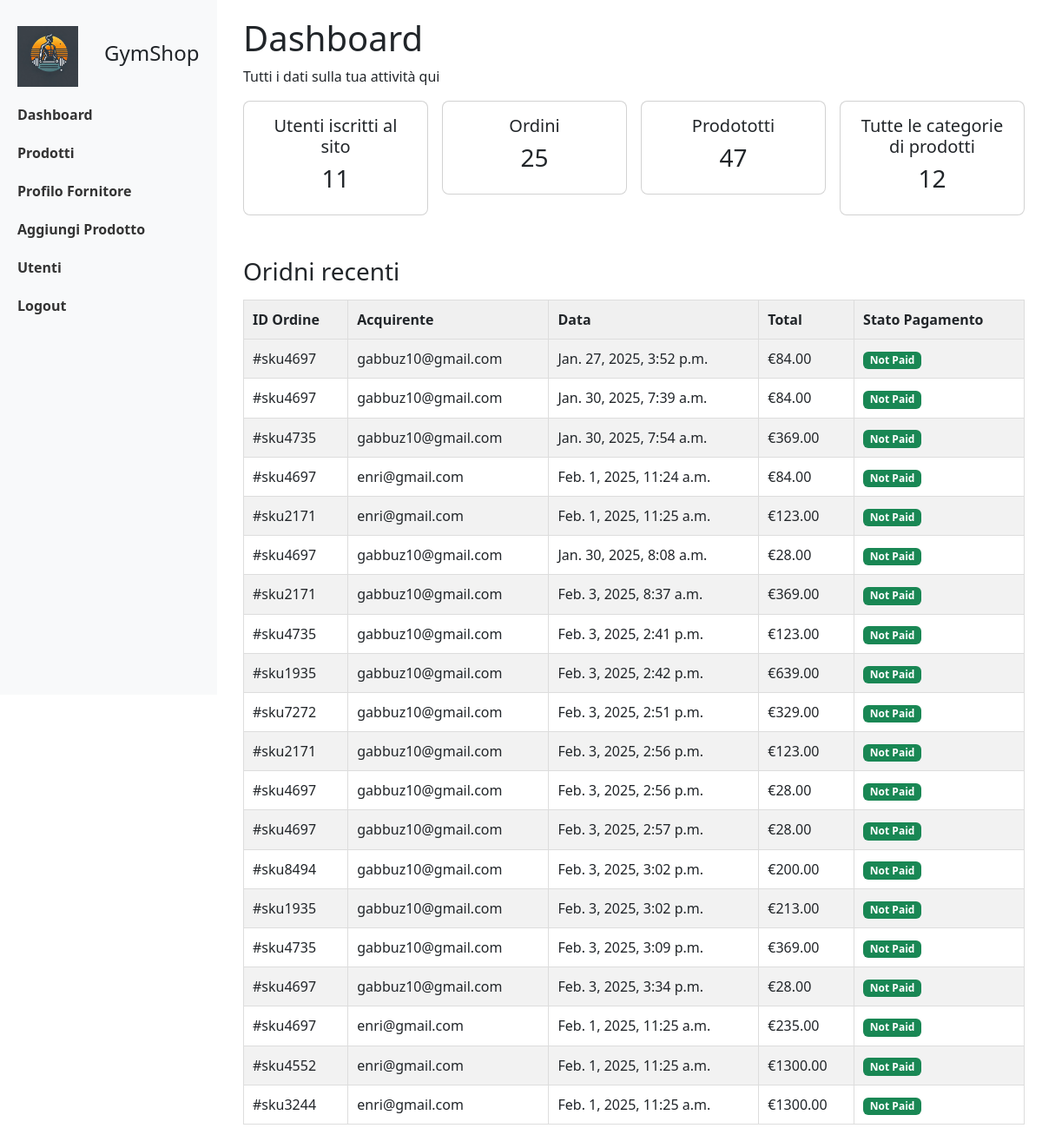
The page /useradmin/dashboard/ (signed in) on the database its author committed.
### gymapp/models.py (models this page shows, shortened)
class CartOrderItem(models.Model):
    order = models.ForeignKey(CartOrder, on_delete=models.CASCADE)
    product = models.ForeignKey(Product, on_delete=models.CASCADE,null=True, blank=True)  # Collega al prodotto
    invoice_no = models.CharField(max_length=200) # Numero di fattura associato all'ordine
    product_status = models.CharField(max_length=200)
    item = models.CharField(max_length=200)
    image = models.CharField(max_length=200)
    qty = models.IntegerField(default=1)
    price = models.DecimalField(max_digits=99999999999999, decimal_places=2, default="1.99")
    total = models.DecimalField(max_digits=99999999999999, decimal_places=2, default="1.99")
    class Meta:
        verbose_name_plural = "Cart Items"

class Product(models.Model):
    pid = ShortUUIDField(unique=True, length= 10, max_length=30, alphabet = "abcdefgh12345")
    user = models.ForeignKey(User, on_delete=models.SET_NULL, null=True)
    categoria = models.ForeignKey(Category, on_delete=models.SET_NULL, null=True)
    vendor = models.ForeignKey(Fornitore, on_delete=models.SET_NULL, null=True, related_name="vendor")
    title = models.CharField(max_length=200)
    image = models.ImageField(upload_to=user_directory_path)
    description = models.TextField(null= True, blank=True)
    price = models.DecimalField(max_digits=99999999999999, decimal_places=2, default="1.99")
    specifications= models.TextField(null=True, blank=True)
    stock_count = models.CharField(max_length=100, default="10")
    product_status = models.CharField(choices= STATUS, max_length=10, default="in_review")
    status = models.BooleanField(default=True)
    in_stock = models.BooleanField(default=True)
    featured = models.BooleanField(default=False)
    digital = models.BooleanField(default=False)
    categ_type = models.CharField(choices=CATEGORY, max_length=40, default="manubrio")
    sku = ShortUUIDField(unique=True, length= 4, max_length=10, prefix ="sku", alphabet = "1234567890")
    date = models.DateTimeField(auto_now_add=True)
    updated = models.DateTimeField(null=True, blank=True)
    class Meta:
        verbose_name_plural = "Prodotti"

class CartOrder(models.Model):
    user = models.ForeignKey(User, on_delete=models.CASCADE)
    price = models.DecimalField(max_digits=99999999999999, decimal_places=2, default="1.99")
    paid_status = models.BooleanField(default=False)
    order_date = models.DateTimeField(auto_now_add=True)
    product_status = models.CharField(choices= STATUS_CHOICE, max_length=30, default="processing")
    class Meta:
        verbose_name_plural = "Cart Order"

### userauths/models.py (models this page shows)
class User(AbstractUser):
    email = models.EmailField(unique=True)
    username = models.CharField(max_length=100)
    bio = models.CharField(max_length=100)
    is_fornitore = models.BooleanField(default=False)  # Campo per distinguere i fornitori
    USERNAME_FIELD = "email"
    REQUIRED_FIELDS = ['username']
    def __str__(self):
        return self.email

### useradmin/decorators.py (the view)
    def wrapper(request, *args, **kwargs):
        if not request.user.is_authenticated or not request.user.is_fornitore:
            return HttpResponseForbidden("Non sei autorizzato ad accedere a questa pagina.")
        return view_func(request, *args, **kwargs)

### templates/useradmin/dashboard.html (shortened to what this page needs)
{% load static %}
<!DOCTYPE html>
<html lang="it">
<head>
    <link rel="stylesheet" href="https://cdn.jsdelivr.net/npm/bootstrap@5.3.0-alpha3/dist/css/bootstrap.min.css">
    <link rel="stylesheet" href="{% static 'css/useradmin_css/dashboard.css' %}">
    <link rel="stylesheet" href="{% static 'css/useradmin_css/man_users.css' %}">
    <link rel="stylesheet" href="{% static 'css/useradmin_css/fornitorepage.css' %}">
</head>
<body>
<div class="sidebar">
    <div class="logo-container">
        <a href ="{% url 'gymapp:base' %}">
        <img src="/media/logo.jpg" alt="Logo GymShop" class="logo"></a>
        <h4>GymShop</h4>
    </div>
    <a href="{% url 'useradmin:dashboard' %}">Dashboard</a>
    <a href="{% url 'useradmin:products' %}">Prodotti</a>
    <a href="{% url 'useradmin:fornitore-view' %}">Profilo Fornitore</a>
    <a href="{% url 'useradmin:add_product' %}">Aggiungi Prodotto</a>
    {% if request.user.is_superuser %}
        <a href="{% url 'useradmin:manage_users' %}">Utenti</a>
    {% endif %}
    <a href="{% url 'userauths:sign-out' %}">Logout</a>
</div>
{% block content %}
<div class="main-content">
    <h1>Dashboard</h1>
    <p>Tutti i dati sulla tua attività qui</p>
    <div class="row g-3">
        <div class="col-md-3">
            <div class="card text-center p-3">
                <h5>Utenti iscritti al sito</h5>
                <h3>{{new_costumers.count}}</h3>
            </div>
        </div>
        <div class="col-md-3">
            <div class="card text-center p-3">
                <h5>Ordini</h5>
                <h3>{{total_orders_count.count}}</h3>
            </div>
        </div>
        <div class="col-md-3">
            <div class="card text-center p-3">
                <h5>Prodototti</h5>
                <h3>{{all_products.count}}</h3>
            </div>
        </div>
        <div class="col-md-3">
            <div class="card text-center p-3">
                <h5>Tutte le categorie di prodotti</h5>
                <h3>{{all_categories.count}}</h3>
            </div>
        </div>
    </div>
    <div class="recent-orders mt-5">
        <h3>Oridni recenti</h3>
        <table class="table table-striped mt-3">
            <thead>
                <tr>
                    <th>ID Ordine</th>
                    <th>Acquirente</th>
                    <th>Data</th>
                    <th>Total</th>
                    <th>Stato Pagamento</th>
                </tr>
            </thead>
            <tbody>
                {% for l in latest_orders %}
                    <tr>
                        <td>#{{l.product.sku}}</td>
                        <td>{{l.order.user}}</td>
                        <td>{{l.order.order_date}}</td>
                        <td>€{{l.total}}</td>
                        <td>
                            {% if l.paid_status == True %}
                            <span class="badge bg-success">Paid</span>
                            {% else %}
                            <span class="badge bg-success">Not Paid</span>
                            {% endif %}
                        </td>
                    </tr>
                {% endfor %}
            </tbody>
        </table>
    </div>
</div>
{% endblock %}
</body>
</html>

### static/css/useradmin_css/dashboard.css (style rules this page uses)
.logo-container { display: flex; align-items: center; }
.logo { width: 70px; height: auto; margin-right: 10px; }
.sidebar { width: 250px; height: 100vh; position: fixed; background-color: #f8f9fa; padding-top: 20px; }
.sidebar a { padding: 10px 20px; text-decoration: none; display: block; color: #333; font-weight: bold; }
.main-content { margin-left: 260px; padding: 20px; }
.card { border-radius: 8px; }
.recent-orders table { width: 100%; border-collapse: collapse; }
.recent-orders table th, .recent-orders table td { padding: 10px; text-align: left; }
.recent-orders table th { background-color: #f0f0f0; }

### static/css/useradmin_css/man_users.css (style rules this page uses)
table { width: 100%; border-collapse: collapse; }
th, td { border: 1px solid #ddd; padding: 8px; }
th { background-color: #f2f2f2; text-align: left; }

### rows shown on the page
CartOrderItem: product.sku "sku4697", order.user "gabbuz10@gmail.com", order.order_date "Jan. 27, 2025, 3:52 p.m.", total "84.00"
CartOrderItem: product.sku "sku4697", order.user "gabbuz10@gmail.com", order.order_date "Jan. 30, 2025, 7:39 a.m.", total "84.00"
CartOrderItem: product.sku "sku4735", order.user "gabbuz10@gmail.com", order.order_date "Jan. 30, 2025, 7:54 a.m.", total "369.00"
CartOrderItem: product.sku "sku4697", order.user "enri@gmail.com", order.order_date "Feb. 1, 2025, 11:24 a.m.", total "84.00"
CartOrderItem: product.sku "sku2171", order.user "enri@gmail.com", order.order_date "Feb. 1, 2025, 11:25 a.m.", total "123.00"
CartOrderItem: product.sku "sku4697", order.user "gabbuz10@gmail.com", order.order_date "Jan. 30, 2025, 8:08 a.m.", total "28.00"
CartOrderItem: product.sku "sku2171", order.user "gabbuz10@gmail.com", order.order_date "Feb. 3, 2025, 8:37 a.m.", total "369.00"
CartOrderItem: product.sku "sku4735", order.user "gabbuz10@gmail.com", order.order_date "Feb. 3, 2025, 2:41 p.m.", total "123.00"
CartOrderItem: product.sku "sku1935", order.user "gabbuz10@gmail.com", order.order_date "Feb. 3, 2025, 2:42 p.m.", total "639.00"
CartOrderItem: product.sku "sku7272", order.user "gabbuz10@gmail.com", order.order_date "Feb. 3, 2025, 2:51 p.m.", total "329.00"
CartOrderItem: product.sku "sku2171", order.user "gabbuz10@gmail.com", order.order_date "Feb. 3, 2025, 2:56 p.m.", total "123.00"
CartOrderItem: product.sku "sku4697", order.user "gabbuz10@gmail.com", order.order_date "Feb. 3, 2025, 2:56 p.m.", total "28.00"
CartOrderItem: product.sku "sku4697", order.user "gabbuz10@gmail.com", order.order_date "Feb. 3, 2025, 2:57 p.m.", total "28.00"
CartOrderItem: product.sku "sku8494", order.user "gabbuz10@gmail.com", order.order_date "Feb. 3, 2025, 3:02 p.m.", total "200.00"
CartOrderItem: product.sku "sku1935", order.user "gabbuz10@gmail.com", order.order_date "Feb. 3, 2025, 3:02 p.m.", total "213.00"
CartOrderItem: product.sku "sku4735", order.user "gabbuz10@gmail.com", order.order_date "Feb. 3, 2025, 3:09 p.m.", total "369.00"
CartOrderItem: product.sku "sku4697", order.user "gabbuz10@gmail.com", order.order_date "Feb. 3, 2025, 3:34 p.m.", total "28.00"
CartOrderItem: product.sku "sku4697", order.user "enri@gmail.com", order.order_date "Feb. 1, 2025, 11:25 a.m.", total "235.00"
CartOrderItem: product.sku "sku4552", order.user "enri@gmail.com", order.order_date "Feb. 1, 2025, 11:25 a.m.", total "1300.00"
CartOrderItem: product.sku "sku3244", order.user "enri@gmail.com", order.order_date "Feb. 1, 2025, 11:25 a.m.", total "1300.00"

### other values the page prints
{{ new_costumers.count }} "11"
{{ total_orders_count.count }} "25"
{{ all_products.count }} "47"
{{ all_categories.count }} "12"
